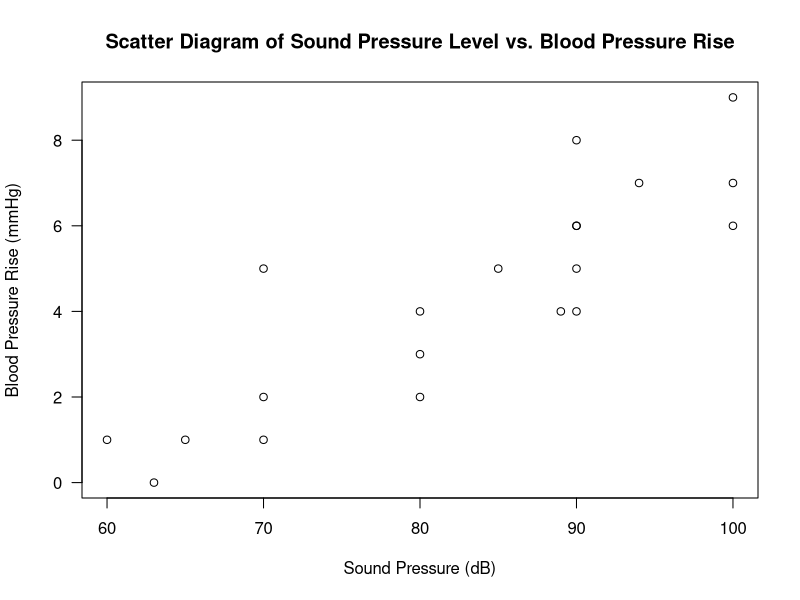

Source code (R):
## ---- chunk 1
SoundPressure = c(60, 63, 65, 70, 70, 70, 80, 90, 80, 80, 85, 89, 90, 90, 90, 90, 94, 100, 100, 100)
BloodPressureRise = c(1, 0, 1, 2, 5, 1, 4, 6, 2, 3, 5, 4, 6, 8, 4, 5, 7, 9, 7, 6)
## ---- chunk 2
plot(SoundPressure, BloodPressureRise,
     main = "Scatter Diagram of Sound Pressure Level vs. Blood Pressure Rise",
     xlab = "Sound Pressure (dB)",
     ylab = "Blood Pressure Rise (mmHg)", las = 1)
## ---- chunk 3
simreg = lm(BloodPressureRise ~ SoundPressure)
summary(simreg)
coeffsim = coef(simreg)
## ---- chunk 4
var1 = (deviance(simreg))/simreg$df.residual; var1
## ---- chunk 5
prediction = data.frame(SoundPressure=85)
predictbp = predict(simreg, prediction)
## ---- chunk 6
optics.data <- data.frame(
  Brightness = c(54, 61, 65, 100, 100, 100, 50, 57, 54),
  Contrast = c(56, 80, 70, 50, 65, 80, 25, 35, 26),
  UsefulRange = c(96, 50, 50, 112, 96, 80, 155, 144, 255)
)
## ---- chunk 7
multreg <- lm(UsefulRange ~ Brightness + Contrast ,data=optics.data)
summary(multreg)
coeffsmult = coefficients(multreg)
## ---- chunk 8
variance = (deviance(multreg))/multreg$df.residual
## ---- chunk 9
secoeff = coef(summary(multreg))[, "Std. Error"]
## ---- chunk 10
newdata = data.frame(Brightness=80, Contrast=75);
predict(multreg, newdata)
## ---- chunk 11
tcoeff = coef(summary(multreg))[, "t value"]
